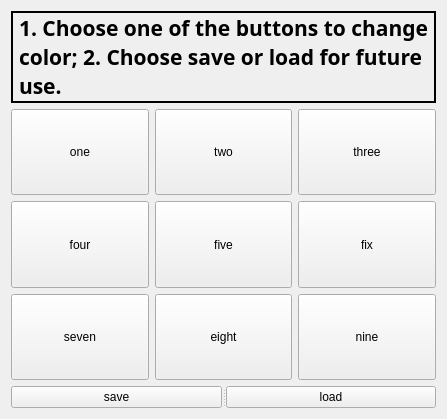
<?xml version="1.0" encoding="UTF-8"?>
<ui version="4.0">
 <class>Widget</class>
 <widget class="QWidget" name="Widget">
  <property name="geometry">
   <rect>
    <x>0</x>
    <y>0</y>
    <width>447</width>
    <height>419</height>
   </rect>
  </property>
  <property name="windowTitle">
   <string>Widget</string>
  </property>
  <layout class="QVBoxLayout" name="verticalLayout">
   <item>
    <widget class="QLabel" name="label">
     <property name="font">
      <font>
       <family>Adobe Devanagari</family>
       <pointsize>16</pointsize>
       <weight>75</weight>
       <bold>true</bold>
      </font>
     </property>
     <property name="frameShape">
      <enum>QFrame::WinPanel</enum>
     </property>
     <property name="frameShadow">
      <enum>QFrame::Plain</enum>
     </property>
     <property name="text">
      <string>1. Choose one of the buttons to change color; 2. Choose save or load for future use.</string>
     </property>
     <property name="wordWrap">
      <bool>true</bool>
     </property>
    </widget>
   </item>
   <item>
    <layout class="QGridLayout" name="gridLayout">
     <item row="0" column="0">
      <widget class="QPushButton" name="btn1">
       <property name="sizePolicy">
        <sizepolicy hsizetype="Minimum" vsizetype="Expanding">
         <horstretch>0</horstretch>
         <verstretch>0</verstretch>
        </sizepolicy>
       </property>
       <property name="text">
        <string>one</string>
       </property>
      </widget>
     </item>
     <item row="0" column="1">
      <widget class="QPushButton" name="btn2">
       <property name="sizePolicy">
        <sizepolicy hsizetype="Minimum" vsizetype="Expanding">
         <horstretch>0</horstretch>
         <verstretch>0</verstretch>
        </sizepolicy>
       </property>
       <property name="text">
        <string>two</string>
       </property>
      </widget>
     </item>
     <item row="0" column="2">
      <widget class="QPushButton" name="btn3">
       <property name="sizePolicy">
        <sizepolicy hsizetype="Minimum" vsizetype="Expanding">
         <horstretch>0</horstretch>
         <verstretch>0</verstretch>
        </sizepolicy>
       </property>
       <property name="text">
        <string>three</string>
       </property>
       <property name="autoDefault">
        <bool>false</bool>
       </property>
       <property name="default">
        <bool>false</bool>
       </property>
       <property name="flat">
        <bool>false</bool>
       </property>
      </widget>
     </item>
     <item row="1" column="0">
      <widget class="QPushButton" name="btn4">
       <property name="sizePolicy">
        <sizepolicy hsizetype="Minimum" vsizetype="Expanding">
         <horstretch>0</horstretch>
         <verstretch>0</verstretch>
        </sizepolicy>
       </property>
       <property name="text">
        <string>four</string>
       </property>
      </widget>
     </item>
     <item row="1" column="1">
      <widget class="QPushButton" name="btn5">
       <property name="sizePolicy">
        <sizepolicy hsizetype="Minimum" vsizetype="Expanding">
         <horstretch>0</horstretch>
         <verstretch>0</verstretch>
        </sizepolicy>
       </property>
       <property name="text">
        <string>five</string>
       </property>
      </widget>
     </item>
     <item row="1" column="2">
      <widget class="QPushButton" name="btn6">
       <property name="sizePolicy">
        <sizepolicy hsizetype="Minimum" vsizetype="Expanding">
         <horstretch>0</horstretch>
         <verstretch>0</verstretch>
        </sizepolicy>
       </property>
       <property name="text">
        <string>fix</string>
       </property>
      </widget>
     </item>
     <item row="2" column="0">
      <widget class="QPushButton" name="btn7">
       <property name="sizePolicy">
        <sizepolicy hsizetype="Minimum" vsizetype="Expanding">
         <horstretch>0</horstretch>
         <verstretch>0</verstretch>
        </sizepolicy>
       </property>
       <property name="text">
        <string>seven</string>
       </property>
      </widget>
     </item>
     <item row="2" column="2">
      <widget class="QPushButton" name="btn9">
       <property name="sizePolicy">
        <sizepolicy hsizetype="Minimum" vsizetype="Expanding">
         <horstretch>0</horstretch>
         <verstretch>0</verstretch>
        </sizepolicy>
       </property>
       <property name="text">
        <string>nine</string>
       </property>
      </widget>
     </item>
     <item row="2" column="1">
      <widget class="QPushButton" name="btn8">
       <property name="sizePolicy">
        <sizepolicy hsizetype="Minimum" vsizetype="Expanding">
         <horstretch>0</horstretch>
         <verstretch>0</verstretch>
        </sizepolicy>
       </property>
       <property name="text">
        <string>eight</string>
       </property>
      </widget>
     </item>
    </layout>
   </item>
   <item>
    <widget class="QSplitter" name="splitter">
     <property name="orientation">
      <enum>Qt::Horizontal</enum>
     </property>
     <widget class="QPushButton" name="save">
      <property name="text">
       <string>save</string>
      </property>
     </widget>
     <widget class="QPushButton" name="load">
      <property name="text">
       <string>load</string>
      </property>
     </widget>
    </widget>
   </item>
  </layout>
 </widget>
 <layoutdefault spacing="6" margin="11"/>
 <resources/>
 <connections/>
</ui>
